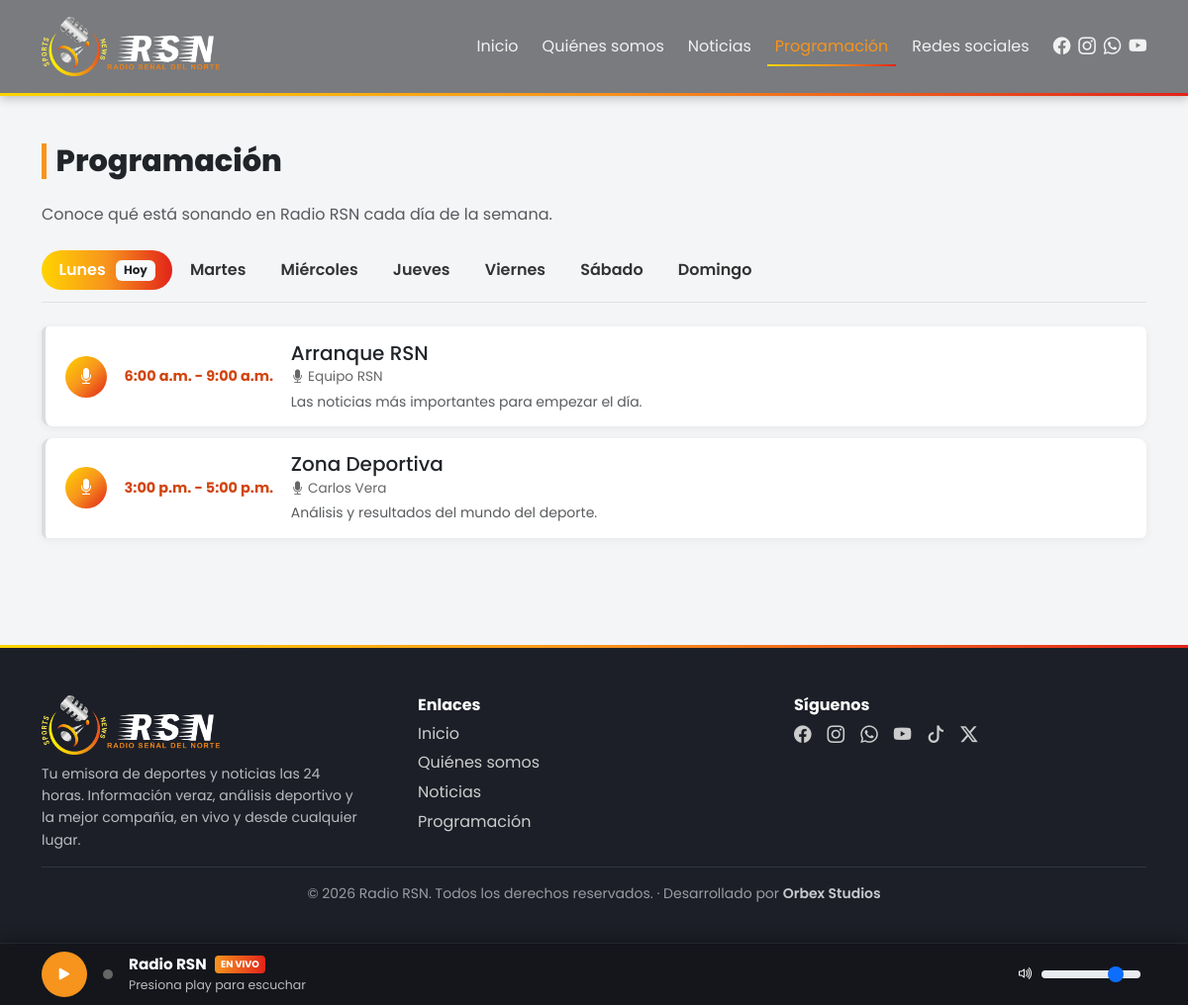
/programacion.php, run on the app's committed database.
### tables this page shows
CREATE TABLE IF NOT EXISTS programacion (
  id INT AUTO_INCREMENT PRIMARY KEY,
  programa VARCHAR(150) NOT NULL,
  conductor VARCHAR(150) DEFAULT NULL,
  descripcion TEXT,
  dia_semana TINYINT NOT NULL,  
  hora_inicio TIME NOT NULL,
  hora_fin TIME NOT NULL,
  activo TINYINT(1) NOT NULL DEFAULT 1,
  creado_en TIMESTAMP DEFAULT CURRENT_TIMESTAMP,
  INDEX idx_dia (dia_semana)
);

### includes/functions.php (called while the page is built, shortened)
<?php
function h($str): string
{
    return htmlspecialchars((string)$str, ENT_QUOTES, 'UTF-8');
}
function getProgramacionPorDia(): array
{
    $pdo = getPDO();
    $filas = $pdo->query('SELECT * FROM programacion WHERE activo = 1 ORDER BY dia_semana ASC, hora_inicio ASC')->fetchAll();
    $porDia = [];
    foreach (DIAS_SEMANA as $numero => $nombre) {
        $porDia[$numero] = [];
    }
    foreach ($filas as $fila) {
        $porDia[(int)$fila['dia_semana']][] = $fila;
    }
    return $porDia;
}
function horaLegible(string $horaMysql): string
{
    $ts = strtotime($horaMysql);
    $formato = date('g:i', $ts) . ' ' . (date('a', $ts) === 'am' ? 'a.m.' : 'p.m.');
    return $formato;
}
function programaAlAireAhora(array $franja): bool
{
    $hoy = (int)date('N');
    if ((int)$franja['dia_semana'] !== $hoy) {
        return false;
    }
    $ahora = date('H:i:s');
    return $ahora >= $franja['hora_inicio'] && $ahora <= $franja['hora_fin'];
}

### programacion.php (the view, shortened to what this page needs)
<?php
require_once __DIR__ . '/includes/functions.php';
$programacion = getProgramacionPorDia();
$hoy = (int)date('N');
?>
<section class="container py-4 py-md-5">
  <h1 class="section-title">Programación</h1>
  <p class="text-muted mb-4">Conoce qué está sonando en <?= h(SITE_NAME) ?> cada día de la semana.</p>
  <ul class="nav nav-pills schedule-tabs mb-4 flex-nowrap overflow-auto" id="scheduleTabs" role="tablist">
    <?php foreach (DIAS_SEMANA as $numero => $nombre): ?>
      <li class="nav-item" role="presentation">
        <button class="nav-link <?= $numero === $hoy ? 'active' : '' ?>" id="tab-dia-<?= $numero ?>" data-bs-toggle="pill" data-bs-target="#dia-<?= $numero ?>" type="button" role="tab">
          <?= h($nombre) ?>
          <?php if ($numero === $hoy): ?><span class="badge bg-light text-dark ms-1">Hoy</span><?php endif; ?>
        </button>
      </li>
    <?php endforeach; ?>
  </ul>
  <div class="tab-content" id="scheduleTabsContent">
    <?php foreach (DIAS_SEMANA as $numero => $nombre): ?>
      <div class="tab-pane fade <?= $numero === $hoy ? 'show active' : '' ?>" id="dia-<?= $numero ?>" role="tabpanel">
        <?php if (empty($programacion[$numero])): ?>
          <p class="text-muted">Aún no hay programas registrados para este día.</p>
        <?php else: ?>
          <div class="list-group schedule-list">
            <?php foreach ($programacion[$numero] as $franja): $alAire = programaAlAireAhora($franja); ?>
              <div class="list-group-item schedule-item <?= $alAire ? 'al-aire' : '' ?>">
                <div class="schedule-icon"><i class="bi bi-mic-fill"></i></div>
                <div class="schedule-time"><?= h(horaLegible($franja['hora_inicio'])) ?> - <?= h(horaLegible($franja['hora_fin'])) ?></div>
                <div class="flex-grow-1">
                  <div class="d-flex align-items-center gap-2 flex-wrap">
                    <h5 class="mb-0"><?= h($franja['programa']) ?></h5>
                  </div>
                  <?php if (!empty($franja['conductor'])): ?>
                    <div class="schedule-host"><i class="bi bi-mic-fill"></i> <?= h($franja['conductor']) ?></div>
                  <?php endif; ?>
                  <?php if (!empty($franja['descripcion'])): ?>
                    <p class="text-muted small mb-0 mt-1"><?= h($franja['descripcion']) ?></p>
                  <?php endif; ?>
                </div>
              </div>
            <?php endforeach; ?>
          </div>
        <?php endif; ?>
      </div>
    <?php endforeach; ?>
  </div>
</section>
<?php
$content = ob_get_clean();
include __DIR__ . '/includes/header.php';
echo $content;
include __DIR__ . '/includes/footer.php';

### assets/css/style.css (style rules this page uses)
:root { --brand: #f7941d; --brand-dark: #d1450f; --brand-yellow: #ffd400; --brand-red: #e2231a; --dark-bg: #14161c; --dark-bg-2: #1c1f27; }
html { scroll-behavior: smooth; }
body { font-family: 'Poppins', 'Segoe UI', Roboto, Arial, sans-serif; background: #f4f5f7; overflow-x: hidden; }
.section-title { font-weight: 800; font-size: clamp(1.4rem, 3vw, 1.9rem); border-left: 5px solid var(--brand); padding-left: .6rem; margin-bottom: 1.5rem; }
.schedule-tabs { border-bottom: 1px solid #e2e2e2; padding-bottom: .75rem; }
.schedule-tabs .nav-link { display: inline-flex; align-items: center; gap: .4rem; color: #333; font-weight: 600; border-radius: 2rem; padding: .5rem 1.1rem; white-space: nowrap; }
.schedule-tabs .nav-link.active { background: linear-gradient(90deg, var(--brand-yellow), var(--brand), var(--brand-red)); color: #fff; }
.schedule-item { display: flex; gap: 1.1rem; align-items: center; border: none; border-left: 4px solid #ddd; border-radius: .6rem; margin-bottom: .75rem; box-shadow: 0 2px 10px rgba(0,0,0,.06); padding: .9rem 1.25rem; transition: box-shadow .2s ease, transform .2s ease; }
.schedule-icon { width: 42px; height: 42px; min-width: 42px; border-radius: 50%; background: linear-gradient(135deg, var(--brand-yellow), var(--brand), var(--brand-red)); color: #fff; display: flex; align-items: center; justify-content: center; font-size: 1rem; }
.schedule-time { min-width: 120px; font-weight: 700; color: var(--brand-dark); font-size: .9rem; }
.schedule-host { font-size: .85rem; color: #666; margin-top: .15rem; }

### data on the page
programacion: hora_inicio "6:00 a.m.", hora_fin "9:00 a.m.", programa "Arranque RSN", conductor "Equipo RSN", descripcion "Las noticias más importantes para empezar el día."
programacion: hora_inicio "3:00 p.m.", hora_fin "5:00 p.m.", programa "Zona Deportiva", conductor "Carlos Vera", descripcion "Análisis y resultados del mundo del deporte."

### other printed values
SITE_NAME "Radio RSN"
$nombre "Lunes"
$nombre "Martes"
$nombre "Miércoles"
$nombre "Jueves"
$nombre "Viernes"
$nombre "Sábado"
$nombre "Domingo"
SITE_DESCRIPCION_FOOTER "Tu emisora de deportes y noticias las 24 horas. Información veraz, análisis deportivo y la mejor compañía, en vivo y desde cualquier lugar."
